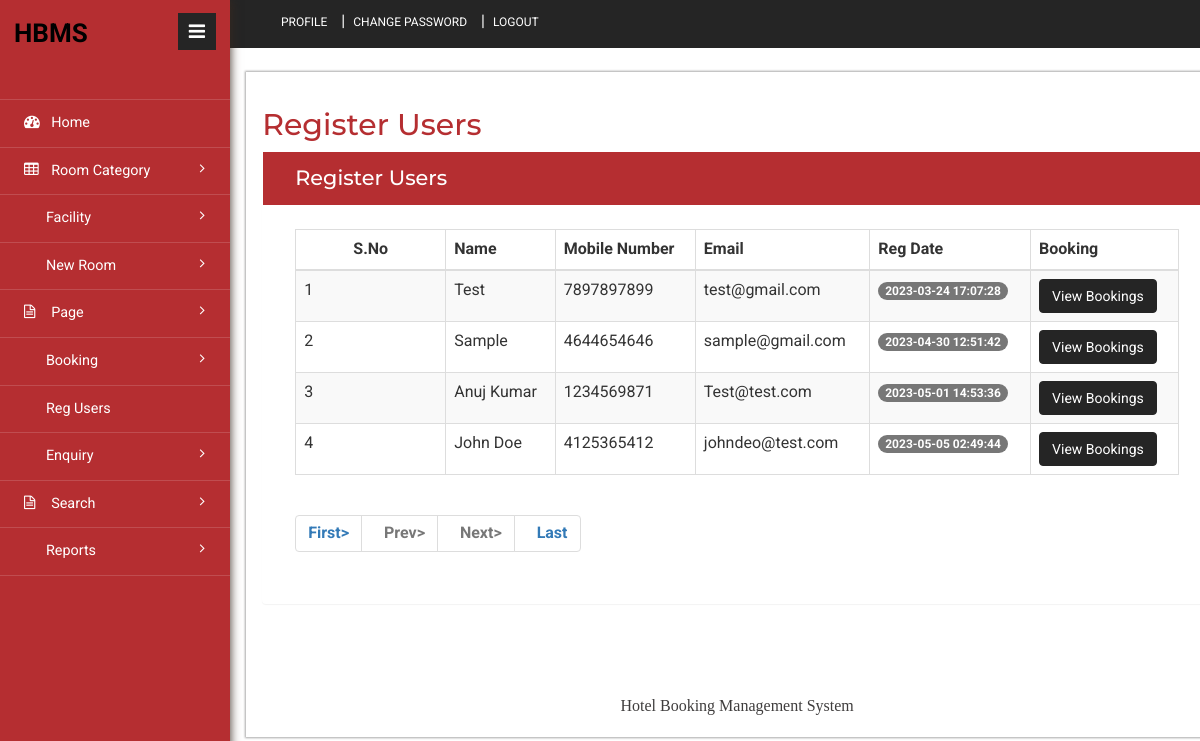
The app's page /admin/reg-users.php (signed in) with its own data.
### tables this page shows
CREATE TABLE `tbluser` (
  `ID` int(10) NOT NULL,
  `FullName` varchar(200) DEFAULT NULL,
  `MobileNumber` bigint(10) DEFAULT NULL,
  `Email` varchar(120) DEFAULT NULL,
  `Password` varchar(120) DEFAULT NULL,
  `RegDate` timestamp NULL DEFAULT current_timestamp()
);

### src/admin/reg-users.php (the view, shortened to what this page needs)
<?php
include('includes/dbconnection.php');
if (strlen($_SESSION['hbmsaid']==0)) {
  header('location:logout.php');
  } else{
?>
<!DOCTYPE HTML>
<html>
<head>
<link href="css/bootstrap.min.css" rel='stylesheet' type='text/css' />
<link href="css/style.css" rel='stylesheet' type='text/css' />
<link href="css/font-awesome.css" rel="stylesheet">
<link rel="stylesheet" href="css/icon-font.min.css" type='text/css' />
</head>
<body>
   <div class="page-container">
	<div class="left-content">
	   <div class="inner-content">
			<?php include_once('includes/header.php');?>
			<div class="content">
<div class="women_main">
	<div class="grids">
					<div class="progressbar-heading grids-heading">
						<h2>Register Users</h2>
					</div>
					<div class="panel panel-widget forms-panel">
						<div class="forms">
							<div class="form-grids widget-shadow" data-example-id="basic-forms">
								<div class="form-title">
									<h4>Register Users </h4>
								</div>
								<div class="form-body">
									     <table class="table table-bordered table-striped table-vcenter js-dataTable-full-pagination">
                                <thead>
                                    <tr>
                                        <th class="text-center">S.No</th>
                                        <th>Name</th>
                                        <th>Mobile Number</th>
                                        <th>Email</th>
                                        <th>Reg Date</th>
                                        <th>Booking</th>
                                       </tr>
                                </thead>
                                <tbody>
                                    <?php
                                    if (isset($_GET['pageno'])) {
            $pageno = $_GET['pageno'];
        } else {
            $pageno = 1;
        }
        $no_of_records_per_page = 10;
        $offset = ($pageno-1) * $no_of_records_per_page;
       $ret = "SELECT ID FROM tbluser";
$query1 = $dbh -> prepare($ret);
$query1->execute();
$total_rows=$query1->rowCount();
$total_pages = ceil($total_rows / $no_of_records_per_page);
$sql="SELECT * from tbluser LIMIT $offset, $no_of_records_per_page";
$query = $dbh -> prepare($sql);
$query->execute();
$results=$query->fetchAll(PDO::FETCH_OBJ);
$cnt=1;
if($query->rowCount() > 0)
{
foreach($results as $row)
{               ?>
                                    <tr>
                                        <td><?php echo htmlentities($cnt);?></td>
                                        <td><?php  echo htmlentities($row->FullName);?></td>
                                        <td><?php  echo htmlentities($row->MobileNumber);?></td>
                                        <td><?php  echo htmlentities($row->Email);?></td>
                                        <td>
                                            <span class="badge badge-primary"><?php  echo htmlentities($row->RegDate);?></span>
                                        </td>
                                        <td><a href="user-bookings.php?uid=<?php  echo htmlentities($row->ID);?>&&uname=<?php  echo htmlentities($row->FullName);?>" class="btn btn-primary" target="blank">View Bookings</a></td>
                                    </tr>
                                    <?php $cnt=$cnt+1;}} ?>
                                </tbody>
                            </table>
<div align="left">
    <ul class="pagination" >
        <li><a href="?pageno=1"><strong>First></strong></a></li>
        <li class="<?php if($pageno <= 1){ echo 'disabled'; } ?>">
            <a href="<?php if($pageno <= 1){ echo '#'; } else { echo "?pageno=".($pageno - 1); } ?>"><strong style="padding-left: 10px">Prev></strong></a>
        </li>
        <li class="<?php if($pageno >= $total_pages){ echo 'disabled'; } ?>">
            <a href="<?php if($pageno >= $total_pages){ echo '#'; } else { echo "?pageno=".($pageno + 1); } ?>"><strong style="padding-left: 10px">Next></strong></a>
        </li>
        <li><a href="?pageno=<?php echo $total_pages; ?>"><strong style="padding-left: 10px">Last</strong></a></li>
    </ul>
</div>
								</div>
							</div>
						</div>
					</div>
				</div>
<?php include_once('includes/footer.php');?>
</div>
</div>
		</div>
</div>
			<?php include_once('includes/sidebar.php');?>
							</div>
</body>
</html><?php }  ?>

### records on screen
tbluser: FullName "Test", MobileNumber "7897897899", Email "test@gmail.com", RegDate "2023-03-24 17:07:28"
tbluser: FullName "Sample", MobileNumber "4644654646", Email "sample@gmail.com", RegDate "2023-04-30 12:51:42"
tbluser: FullName "Anuj Kumar", MobileNumber "1234569871", Email "Test@test.com", RegDate "2023-05-01 14:53:36"
tbluser: FullName "John Doe", MobileNumber "4125365412", Email "johndeo@test.com", RegDate "2023-05-05 02:49:44"
